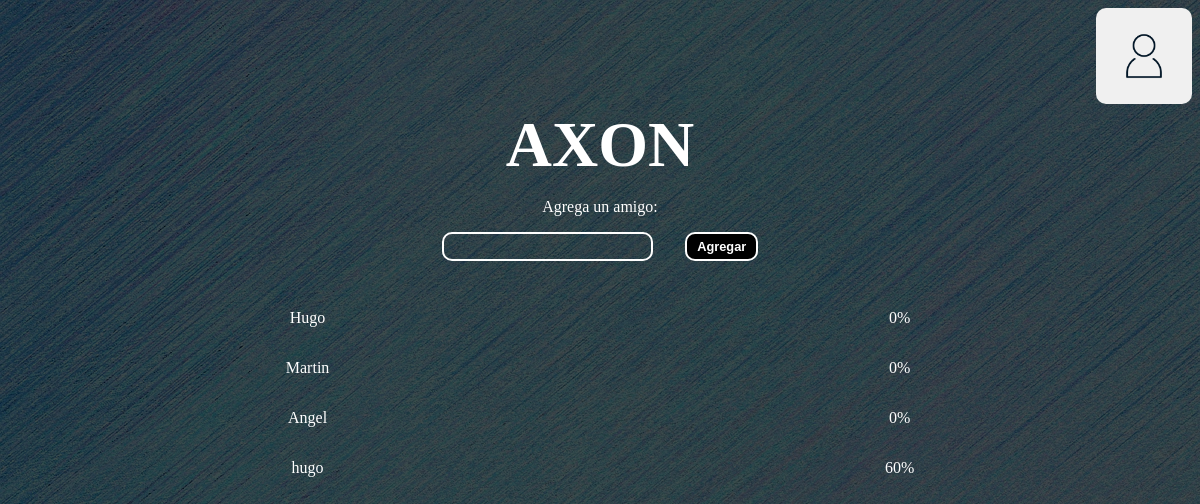
/amigos (signed in), run on the app's committed database.
### tables this page shows
CREATE TABLE usuario(
            id integer,
            nombre varchar(30),
            clave varchar(10),
            PRIMARY KEY("id" AUTOINCREMENT)
        );

### estructura/web/paginaWeb.py (the view, shortened to what this page needs)
@app.route('/amigos',methods=['GET', 'POST'])
def amigos():
    global usuarioConectado,error
    if usuarioConectado=="":
        return redirect("/")
    error=""
    data = request.form
    idUsuario=usuario.listarIdUsuarioNombre(usuarioConectado)
    arrayAmigos=amigo.listarAmigos(idUsuario)
    lenghtAmigos=len(arrayAmigos)
    arrayPuntuacionAmigos=[]
    for x in arrayAmigos:
        arrayPuntuacionAmigos.append(mediaGeneral(usuario,usuario.listarIdUsuarioNombre(x[0])))
    return render_template('axon3.html',arrayAmigos=arrayAmigos,error=error,lenghtAmigos=lenghtAmigos,arrayPuntuacionAmigos=arrayPuntuacionAmigos)

### estructura/baseDatos/metodoAmigo.py (called while the page is built)
    def listarAmigos(self,idUsuario):
        self.cursor.execute("SELECT nombre FROM usuario WHERE id IN (SELECT idUsuario2 FROM amigo WHERE idUsuario1=(?))", (idUsuario,))
        return self.cursor.fetchall()

### estructura/baseDatos/metodoUsuario.py (called while the page is built)
    def listarPuntuacionFechaTemaUsuario(self,idUsuario):
        self.cursor.execute("SELECT respuestaCorrecta,fecha,idPregunta FROM respuesta WHERE idUsuario=(?)", (idUsuario,))
        return self.cursor.fetchall()

    def listarIdUsuarioNombre(self,nombre):
        self.cursor.execute("SELECT id FROM usuario WHERE nombre=(?)", (nombre,))
        return self.cursor.fetchone()[0]

### estructura/media/medias.py (called while the page is built)
def mediaGeneral(usuario,idUsuario):
    arrayPuntuacionFechaTema=usuario.listarPuntuacionFechaTemaUsuario(idUsuario)
    arrayPuntuacion=[]
    lenghtPuntuacionFechaTema=len(arrayPuntuacionFechaTema)
    for x in range(0,lenghtPuntuacionFechaTema):
            arrayPuntuacion.append(arrayPuntuacionFechaTema[x][0])
    calculoMedia=0
    for x in range(0,len(arrayPuntuacion)):
        calculoMedia=calculoMedia+arrayPuntuacion[x]
    if len(arrayPuntuacion)==0:
        return "0%"
    return str(int((calculoMedia/len(arrayPuntuacion))*100))+"%"

### estructura/web/templates/axon3.html (shortened to what this page needs)
<!DOCTYPE html>
<html lang="es">
    <head>
        {% block head %}
        <link rel="stylesheet" href="{{ url_for('static', filename='axon3.css') }}">
        {% endblock %}
    </head>
    <body>
        {% block body %}
        <form method="POST">
            <div class="general">
                <div class="perfil">
                    <a href="/perfil"><img class="imagenPerfil" src="static/imagenes/perfil.png" /></a>
                </div>
                <div class="titulo">
                    <h1 class="tituloAxon"><a class="textoTituloAxon" href="/principal">AXON</a></h1>
                </div>
                <div class="principal">
                    <div class="añadirAmigo">
                        <p>Agrega un amigo:</p>
                    </div>
                    <div class="añadirAmigo">
                        <input class="valor" type="text" name="textoAgregarAmigo" size="20">
                        <input class="buttonJugar" name="aregarAmigo" type="submit" value="Agregar">
                    </div>
                    <div class="error">
                    </div>
                    <div class="tablas">
                        <div class="tablaAmigos">
                            {% for x in range(0,lenghtAmigos) -%}
                                <p>{{arrayAmigos[x][0]}}</p>
                            {% endfor %}
                        </div>
                        <div class="tablaMedias">
                            {% for x in range(0,lenghtAmigos) -%}
                                <p>{{arrayPuntuacionAmigos[x]}}</p>
                            {% endfor %}
                        </div>
                    </div>
                </div>
            </div>
        </form>
        {% endblock %}
    </body>
</html>

### estructura/web/static/axon3.css (style rules this page uses)
body { background-image: linear-gradient(rgba(0, 0, 0, 0.7), rgba(0, 0, 0, 0.7)), url(imagenes/backgroundTexture.jpg); }
a { color: black; text-decoration: none; }
p { color:white; }
.titulo { display: flex; flex-direction: column; color: white; }
.tituloAxon { padding-left: 1em; padding-right: 1em; align-self: center; color: white; margin: 0px; }
.textoTituloAxon { color: white; font-size: 4rem; }
.general { display: flex; flex-direction: column; }
.añadirAmigo { display: flex; flex-direction: row; justify-content: center; }
.tablaAmigos { display: flex; flex-direction: column; align-items: center; }
.tablas { display: flex; flex-direction: row; justify-content: space-around; }
.tablaMedias { display: flex; flex-direction: column; align-items: center; }
.buttonJugar { background-color:#000000; border-radius:10px; border:2px solid #ffffff; display:inline-block; cursor:pointer; color:#ffffff; font-size:0.8rem; font-weight:bold; padding:5px 10px; text-decoration:none; margin-left:2rem; }
.error { display:flex; justify-content: center; }
.perfil { justify-content: end; direction: rtl; }
.imagenPerfil { width: 6rem; border-radius:10px; }
input[type=text] { border-radius: 10px; border: 2px solid white; background: rgba(0,0,0,0.0); color: white; padding-left: 0.4rem; font-size: 0.95rem; }

### data on the page
usuario: nombre "Hugo"
usuario: nombre "Martin"
usuario: nombre "Angel"
usuario: nombre "hugo"

### other printed values
{{ arrayPuntuacionAmigos[x] }} "0%" "0%" "0%" "60%"
